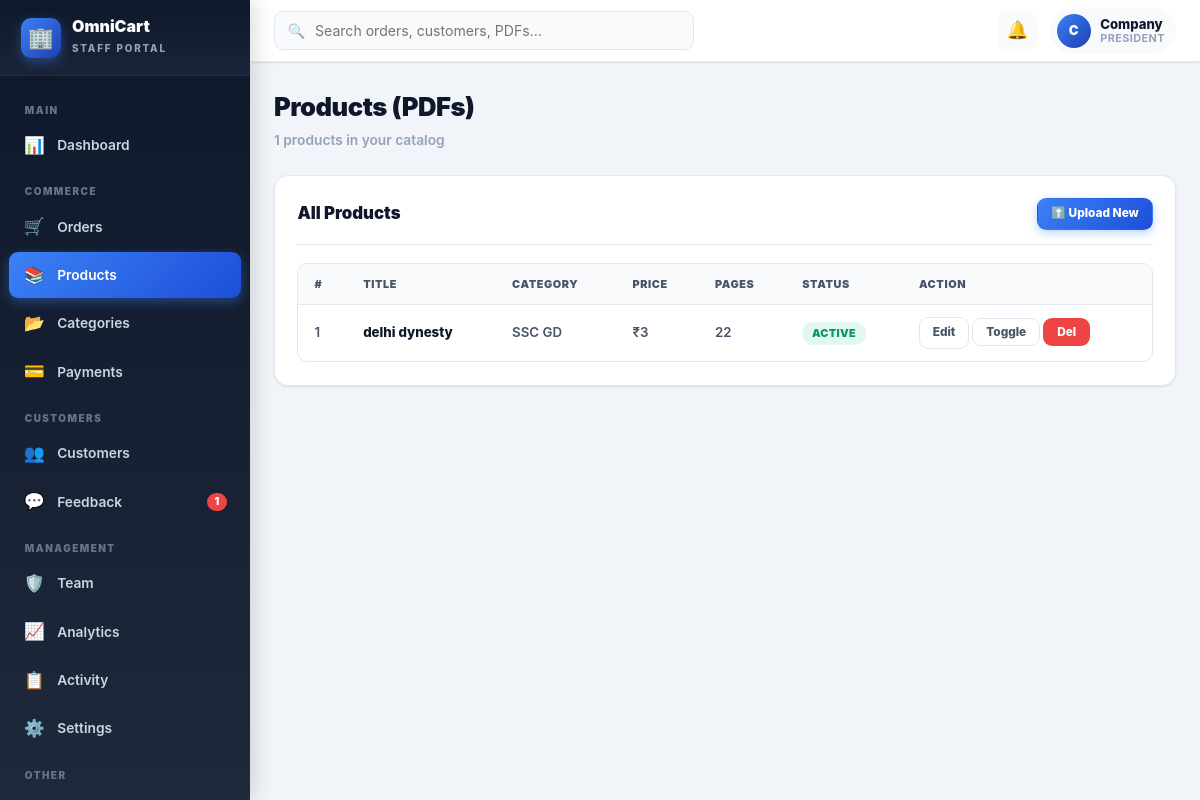
The app's page /staff/products (signed in) with its own data.
### app.py (models this page shows, shortened)
class User(UserMixin, db.Model):
    __tablename__ = 'users'
    id = db.Column(db.Integer, primary_key=True)
    full_name = db.Column(db.String(120), nullable=False)
    email = db.Column(db.String(160), nullable=False, unique=True, index=True)
    mobile = db.Column(db.String(15), nullable=False, unique=True, index=True)
    password_hash = db.Column(db.String(255), nullable=False)
    role = db.Column(db.String(20), default='user', index=True)
    is_active = db.Column(db.Boolean, default=True)
    is_banned = db.Column(db.Boolean, default=False)
    email_verified = db.Column(db.Boolean, default=False)
    mobile_verified = db.Column(db.Boolean, default=False)
    must_change_password = db.Column(db.Boolean, default=False)
    otp_hash = db.Column(db.String(255))
    otp_expires_at = db.Column(db.DateTime)
    otp_purpose = db.Column(db.String(40))
    theme = db.Column(db.String(20), default='light')
    language = db.Column(db.String(10), default='en')
    privacy_level = db.Column(db.String(20), default='normal')
    notifications_enabled = db.Column(db.Boolean, default=True)
    created_at = db.Column(db.DateTime, default=datetime.utcnow)
    last_login = db.Column(db.DateTime)
    updated_at = db.Column(db.DateTime, default=datetime.utcnow,
                            onupdate=datetime.utcnow)
    purchases = db.relationship('Purchase', backref='user', lazy='dynamic',
                                  foreign_keys='Purchase.user_id')
    feedbacks = db.relationship('Feedback', backref='user', lazy='dynamic',
                                  foreign_keys='Feedback.user_id')
    @property
    def is_staff(self):
        return self.role in ('admin', 'ceo', 'president')

class PDFNote(db.Model):
    __tablename__ = 'pdf_notes'
    id = db.Column(db.Integer, primary_key=True)
    title = db.Column(db.String(200), nullable=False)
    description = db.Column(db.Text)
    section_id = db.Column(db.Integer, db.ForeignKey('sections.id'),
                            nullable=False, index=True)
    subcategory = db.Column(db.String(40), default='notes')
    price = db.Column(db.Float, nullable=False, default=49.0)
    filename = db.Column(db.String(255), nullable=False)
    original_filename = db.Column(db.String(255))
    total_pages = db.Column(db.Integer, default=0)
    icon = db.Column(db.String(10), default='📄')
    is_active = db.Column(db.Boolean, default=True, index=True)
    is_featured = db.Column(db.Boolean, default=False)
    uploaded_by = db.Column(db.Integer, db.ForeignKey('users.id'))
    created_at = db.Column(db.DateTime, default=datetime.utcnow, index=True)
    purchases = db.relationship('Purchase', backref='pdf', lazy='dynamic',
                                  cascade='all, delete-orphan')

class Section(db.Model):
    __tablename__ = 'sections'
    id = db.Column(db.Integer, primary_key=True)
    slug = db.Column(db.String(80), unique=True, nullable=False, index=True)
    name = db.Column(db.String(120), nullable=False)
    group = db.Column(db.String(60), default='General', index=True)
    icon = db.Column(db.String(10), default='📄')
    description = db.Column(db.Text)
    display_order = db.Column(db.Integer, default=0)
    is_active = db.Column(db.Boolean, default=True)
    created_at = db.Column(db.DateTime, default=datetime.utcnow)
    pdfs = db.relationship('PDFNote', backref='section', lazy='dynamic',
                            cascade='all, delete-orphan')

### app.py (the view)
@app.route('/staff/products')
@login_required
def staff_products():
    if not _staff_required():
        abort(403)
    pdfs = PDFNote.query.order_by(PDFNote.created_at.desc()).all()
    return render_staff('products', pdfs=pdfs, page_title='Products')

### app.py (called while the page is built, shortened)
@login_manager.user_loader
def load_user(uid):
    try:
        return User.query.get(int(uid))
    except Exception:
        return None

@app.context_processor
def inject_globals():
    return dict(
        COMPANY_NAME=COMPANY_NAME,
        COMPANY_LEGAL=COMPANY_LEGAL,
        COMPANY_EMAIL=COMPANY_EMAIL,
        COMPANY_PHONE=COMPANY_PHONE,
        FREE_PREVIEW_PAGES=FREE_PREVIEW_PAGES,
        current_year=datetime.utcnow().year,
    )

@app.before_request
def check_maintenance_mode():
    skip_paths = ['/static', '/admin', '/ceo', '/president', '/login',
                  '/signup', '/logout', '/payment/webhook']
    path = request.path or ''
    for sp in skip_paths:
        if path.startswith(sp):
            return None
    if current_user.is_authenticated and current_user.is_staff:
        return None

def render_staff(template_name='dashboard', **context):
    context['page_title'] = context.get('page_title', 'Staff Portal')
    context['staff_page'] = template_name
    return _flask_rt('internal.html', **context)

def _staff_required():
    if not current_user.is_authenticated:
        return False
    return current_user.role in ('admin', 'ceo', 'president')

@app.context_processor
def inject_nav_context():
    try:
        nav_sections = Section.query.filter_by(is_active=True)\
            .order_by(Section.display_order).all()
    except Exception:
        nav_sections = []
    pending_count = 0
    unread_feedback = 0
    try:
        if current_user.is_authenticated and current_user.is_staff:
            pending_count = Purchase.query.filter(
                Purchase.status.in_(['pending', 'awaiting_verification'])
            ).count()
            unread_feedback = Feedback.query.filter_by(status='new').count()
    except Exception:
        pass
    return dict(
        nav_sections=nav_sections,
        pending_count=pending_count,
        unread_feedback=unread_feedback,
    )

### templates/internal.html (shortened to what this page needs)
<!DOCTYPE html>
<html lang="en">
<head>
</head>
<body>
<aside class="staff-sidebar" id="staffSidebar">
  <div class="staff-logo">
    <div class="staff-logo-icon">🏢</div>
    <div class="staff-logo-text">
      <b>OmniCart</b>
      <span>Staff Portal</span>
    </div>
  </div>
  <nav class="staff-nav">
    <div class="nav-group">Main</div>
    <a href="{{ url_for('staff_dashboard') }}"
       class="{% if staff_page == 'dashboard' %}active{% endif %}">
      <span class="nav-icon">📊</span> Dashboard
    </a>
    <div class="nav-group">Commerce</div>
    <a href="{{ url_for('staff_orders') }}"
       class="{% if staff_page == 'orders' %}active{% endif %}">
      <span class="nav-icon">🛒</span> Orders
    </a>
    <a href="{{ url_for('staff_products') }}"
       class="{% if staff_page == 'products' %}active{% endif %}">
      <span class="nav-icon">📚</span> Products
    </a>
    <a href="{{ url_for('staff_categories') }}"
       class="{% if staff_page == 'categories' %}active{% endif %}">
      <span class="nav-icon">📂</span> Categories
    </a>
    <a href="{{ url_for('staff_payments') }}"
       class="{% if staff_page == 'payments' %}active{% endif %}">
      <span class="nav-icon">💳</span> Payments
    </a>
    <div class="nav-group">Customers</div>
    <a href="{{ url_for('staff_customers') }}"
       class="{% if staff_page == 'customers' %}active{% endif %}">
      <span class="nav-icon">👥</span> Customers
    </a>
    <a href="{{ url_for('staff_feedback') }}"
       class="{% if staff_page == 'feedback' %}active{% endif %}">
      <span class="nav-icon">💬</span> Feedback
      {% if unread_feedback %}<span class="badge">{{ unread_feedback }}</span>{% endif %}
    </a>
    <div class="nav-group">Management</div>
    {% if current_user.role in ('ceo','president') %}
    <a href="{{ url_for('staff_team') }}"
       class="{% if staff_page == 'team' %}active{% endif %}">
      <span class="nav-icon">🛡️</span> Team
    </a>
    {% endif %}
    <a href="{{ url_for('staff_analytics') }}"
       class="{% if staff_page == 'analytics' %}active{% endif %}">
      <span class="nav-icon">📈</span> Analytics
    </a>
    <a href="{{ url_for('staff_activity') }}"
       class="{% if staff_page == 'activity' %}active{% endif %}">
      <span class="nav-icon">📋</span> Activity
    </a>
    {% if current_user.role == 'president' %}
    <a href="{{ url_for('staff_settings') }}"
       class="{% if staff_page == 'settings' %}active{% endif %}">
      <span class="nav-icon">⚙️</span> Settings
    </a>
    {% endif %}
    <div class="nav-group">Other</div>
    <a href="{{ url_for('user_home') }}" target="_blank">
    </a>
  </nav>
</aside>
<header class="staff-topbar">
  <div class="staff-search">
    <input type="text" placeholder="Search orders, customers, PDFs…"
           onkeydown="if(event.key==='Enter')location.href='{{ url_for('staff_search') }}?q='+this.value">
  </div>
  <div class="staff-topbar-right">
    <a href="{{ url_for('staff_orders') }}?status=awaiting_verification"
       class="staff-icon-btn" title="Pending orders">
      🔔{% if pending_count %}<span class="dot"></span>{% endif %}
    </a>
    <div class="staff-user">
      <div class="staff-avatar">{{ current_user.full_name[0]|upper }}</div>
      <div class="staff-user-info">
        <b>{{ current_user.full_name.split()[0] }}</b>
        <span>{{ current_user.role }}</span>
      </div>
    </div>
  </div>
</header>
<main class="staff-main">
  <div class="staff-content">
    {% if staff_page == 'dashboard' %}
    <div class="staff-page-head">
      <h1>Dashboard</h1>
      <p>Welcome back, {{ current_user.full_name }} — here's today's overview</p>
    </div>
    <div class="kpi-grid">
      <div class="kpi" style="--kpi-color:#3b82f6;--kpi-color-2:#1e40af">
        <div class="kpi-label">💰 Total Revenue</div>
        <div class="kpi-value">₹{{ '%.0f'|format(stats.revenue) }}</div>
        <div class="kpi-sub">Today: <span class="up">₹{{ '%.0f'|format(stats.today_revenue) }}</span></div>
      </div>
      <div class="kpi" style="--kpi-color:#10b981;--kpi-color-2:#059669">
        <div class="kpi-label">✅ Completed Orders</div>
        <div class="kpi-value">{{ stats.completed }}</div>
        <div class="kpi-sub">Today: <span class="up">+{{ stats.today_purchases }}</span></div>
      </div>
      <div class="kpi" style="--kpi-color:#f59e0b;--kpi-color-2:#b45309">
        <div class="kpi-label">⏳ Pending</div>
        <div class="kpi-value">{{ stats.pending }}</div>
        <div class="kpi-sub">Needs attention</div>
      </div>
      <div class="kpi" style="--kpi-color:#8b5cf6;--kpi-color-2:#6d28d9">
        <div class="kpi-label">👥 Customers</div>
        <div class="kpi-value">{{ stats.total_users }}</div>
        <div class="kpi-sub">Today: <span class="up">+{{ stats.today_users }}</span></div>
      </div>
      <div class="kpi" style="--kpi-color:#ec4899;--kpi-color-2:#be185d">
        <div class="kpi-label">📚 Products</div>
        <div class="kpi-value">{{ stats.total_pdfs }}</div>
        <div class="kpi-sub">{{ stats.active_pdfs }} active</div>
      </div>
      <div class="kpi" style="--kpi-color:#06b6d4;--kpi-color-2:#0891b2">
        <div class="kpi-label">💬 Feedback</div>
        <div class="kpi-value">{{ stats.unread_fb }}</div>
        <div class="kpi-sub">Unread</div>
      </div>
    </div>
    <div class="staff-panel">
      <div class="staff-panel-head"><h2>⚡ Quick Actions</h2></div>
      <div class="quick-grid">
        <a href="{{ url_for('staff_upload') }}" class="quick-card">
  <div class="ic">⬆️</div><b>Upload PDF</b><span>Add new product</span>
</a>
        <a href="{{ url_for('staff_orders') }}?status=awaiting_verification" class="quick-card">
          <div class="ic">🔍</div><b>Verify Payments</b><span>{{ stats.pending }} pending</span>
        </a>
        <a href="{{ url_for('staff_customers') }}" class="quick-card">
          <div class="ic">👥</div><b>View Customers</b><span>{{ stats.total_users }} total</span>
        </a>
        <a href="{{ url_for('staff_feedback') }}" class="quick-card">
          <div class="ic">💬</div><b>Feedback Inbox</b><span>{{ stats.unread_fb }} new</span>
        </a>
      </div>
    </div>
    <div class="staff-panel">
      <div class="staff-panel-head">
        <h2>🛒 Recent Orders</h2>
        <a href="{{ url_for('staff_orders') }}" class="staff-btn secondary sm">View All →</a>
      </div>
      {% if recent_orders %}
      <div class="staff-table-wrap">
        <table class="staff-table">
          <thead><tr><th>#</th><th>Customer</th><th>Product</th><th>Amount</th><th>Status</th><th>Date</th></tr></thead>
          <tbody>
            {% for o in recent_orders %}
            <tr>
              <td>#{{ o.id }}</td>
              <td><b>{{ o.user.full_name if o.user else '—' }}</b></td>
              <td>{{ o.pdf.title[:40] if o.pdf else '—' }}</td>
              <td><b>₹{{ '%.0f'|format(o.amount) }}</b></td>
              <td><span class="staff-badge success">✅ Completed</span></td>
              <td>{{ o.completed_at.strftime('%d %b, %H:%M') if o.completed_at else '—' }}</td>
            </tr>
            {% endfor %}
          </tbody>
        </table>
      </div>
      {% else %}
      <div class="empty"><div class="ic">📭</div>No orders yet</div>
      {% endif %}
    </div>
    {% elif staff_page == 'products' %}
    <div class="staff-page-head">
      <h1>Products (PDFs)</h1>
      <p>{{ pdfs|length }} products in your catalog</p>
    </div>
    <div class="staff-panel">
      <div class="staff-panel-head">
        <h2>All Products</h2>
        <a href="{{ url_for('staff_upload') }}" class="staff-btn primary sm">⬆️ Upload New</a>
      </div>
      {% if pdfs %}
      <div class="staff-table-wrap">
        <table class="staff-table">
          <thead><tr><th>#</th><th>Title</th><th>Category</th><th>Price</th><th>Pages</th><th>Status</th><th>Action</th></tr></thead>
          <tbody>
            {% for p in pdfs %}
            <tr>
              <td>{{ p.id }}</td>
              <td><b>{{ p.title[:50] }}</b></td>
              <td>{{ p.section.name if p.section else '—' }}</td>
              <td>₹{{ '%.0f'|format(p.price) }}</td>
              <td>{{ p.total_pages or '—' }}</td>
              <td>{% if p.is_active %}<span class="staff-badge success">Active</span>{% else %}<span class="staff-badge muted">Inactive</span>{% endif %}</td>
             <td style="white-space:nowrap">
  <a href="{{ url_for('staff_pdf_edit', pdf_id=p.id) }}" class="staff-btn secondary sm">Edit</a>
  <form method="post" action="{{ url_for('staff_pdf_toggle', pdf_id=p.id) }}" style="display:inline">
    <button class="staff-btn secondary sm">Toggle</button>
  </form>
  <form method="post" action="{{ url_for('staff_pdf_delete', pdf_id=p.id) }}" style="display:inline"
        onsubmit="return confirm('Delete this PDF?')">
    <button class="staff-btn danger sm">Del</button>
  </form>
</td>
            </tr>
            {% endfor %}
          </tbody>
        </table>
      </div>
      {% else %}
      <div class="empty"><div class="ic">📚</div>No products yet</div>
      {% endif %}
    </div>
    {% endif %}
  </div>
</main>
</body>
</html>

### records on screen
User: full_name "C", full_name "Company", role "PRESIDENT"
PDFNote: id "1", title "delhi dynesty", section "SSC GD", price "3", total_pages "22", is_active "ACTIVE"

### other values on screen
{{ unread_feedback }} "1"
{{ pdfs|length }} "1"
